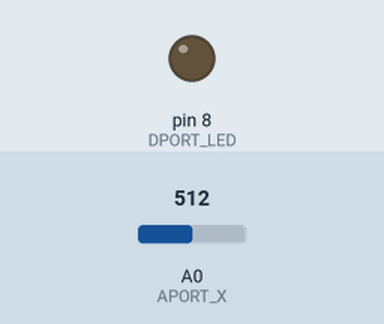
The sketch below on a simulated Arduino Uno, built with avr-gcc and run on an emulated ATmega328P. Shown: output pins drawn as LEDs (lit = HIGH). The test bench sets the inputs (shaded band); at power-on: A0 (APORT_X) = 512.

Above: at 0.1 s.
At 5.1 s:
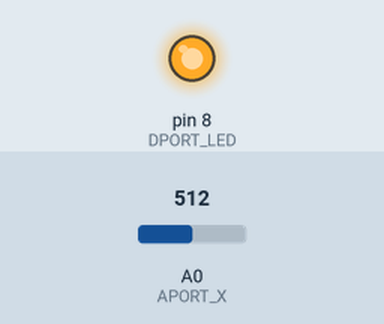
Timing chart, 0 to 6.6 s (numbered marks = the images above):
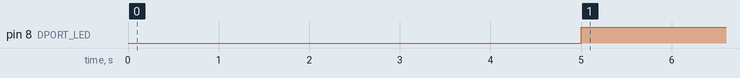

Measured:
- by itself, pin 8 (DPORT_LED): LOW → HIGH at 5.0 s

The sketch:

fio_test04_for62002_mini4kuLogger.ino
```cpp
#include <SoftwareSerial.h>
#define BYTE unsigned char

unsigned long t_next;
const unsigned long T = 1; //50ms
const int DPORT_RX = 4; //シリアル通信用 ポート
const int DPORT_TX = 3; //シリアル通信用 ポート
const int APORT_X = 0;
const int APORT_Y = 1;
const int APORT_Z = 2;
const int DPORT_LED = 8;
char sendText[256]; //シリアル通信で送る文字

SoftwareSerial mySerial(DPORT_RX, DPORT_TX);

boolean isInit = true;

void *my_memcpy(void * d1, const void * s1, int n)
{
  char *d;
  const char *s;

  s = (const char*)s1;
  d = (char*)d1;
  while(n--){
    *d++ = *s++;
  }
  return d1;
}

// メディアンフィルタ
BYTE medianFilter(BYTE* dat, BYTE size)
{
  //ソートする
  //	bubbleSort(dat,size);

  //	RB2 = 1;
  {
    BYTE i=0;
    BYTE j=0;
    BYTE t=0;
    BYTE k=0;
    for (i=0; i<size-1; i++){
      for(j=size-1; j>i; j--){
        if(dat[j]<dat[j-1]){
          t = dat[j];
          k = dat[j-1];
          //				dat[j] = dat[j-1];
          dat[j] = k;
          dat[j-1] = t;
        }
      }
    }
  }
  //	RB2 = 0;

  if (size%2 == 0){
    //データ数が偶数の時
    return (dat[size/2-1] + dat[size/2])>>1;
  }
  else{
    //データ数が奇数の時
    return dat[(size-1)/2];
  }
}

BYTE getAnalogData()
{
  //アナログポート読み込み
  int val = analogRead(APORT_X);
  return val>0xFF ? 0xFF : val;

  //  int ADCValue;
  //
  //  AD1CON1bits.SAMP = 0;  //AD変換開始
  //  while(!AD1CON1bits.DONE){
  //  };
  //  ADCValue = ADC1BUF0;
  //  AD1CON1bits.SAMP = 1;  //変換が終わったのでフラグ立てる
  //
  //  return ADCValue>=0xFF ? 0xFF : ADCValue&0x00FF;
}

// 閾値以下、または以上になるまで監視する。
// 引数：flg   閾値以下を見つける場合は０、閾値以上の場合は１
// 戻り値： 正常：１
//       タイムアウト：０
int detectPitch(BYTE flg, BYTE *buf, BYTE curInd)
{
  BYTE tmp[5];
  //	const BYTE shikii = 0x20;
  //	const BYTE shikii = 146;
//  const BYTE shikii = 253;
//  const BYTE shikii = 150;
  const BYTE shikii = 100;

  buf[0] = getAnalogData();
  buf[1] = getAnalogData();
  buf[2] = getAnalogData();
  buf[3] = getAnalogData();
  buf[4] = getAnalogData();

  while(1){
    //    if (flgLimit){
    //      //タイムアウトエラー
    //      return 0;
    //    }

    int newdat = getAnalogData();
    //		buf[curInd%5] = (BYTE)((newdat>>2)&0x00FF);
    buf[curInd%5] = (BYTE)(newdat);
    ++curInd;
    if (curInd == 5){
      curInd = 0;
    }
    my_memcpy(tmp,buf,5);
    BYTE median = medianFilter(tmp, 5);
    if (flg==0){
      if (median <= shikii){
        break;
      }
    }
    else{
      if (median > shikii){
        break;
      }
      //			rs_outbyte(0x99);
    }

  }

  return 1;
}

// タイヤ一回転の時間を測定する。
// 戻り値：時間 [μｓ]
unsigned long calRotUS()
//float calRotUS()
{
  BYTE buf[5];
  BYTE curInd = 0;

  /*
	//まずはバッファにデータを貯める
   	buf[0] = getAnalogData();
   	buf[1] = getAnalogData();
   	buf[2] = getAnalogData();
   	buf[3] = getAnalogData();
   	buf[4] = getAnalogData();
   */
  /*デバッグ用*/
  /*
	while(1){
   		//最初に印が無いところを探す。
   		detectPitch(0, buf, curInd);
   	}
   */

  //タイムリミット用のタイマーをセット
  //  initTimerForTimeLimit();

  //最初に印が無いところを探す。
  if(!detectPitch(0, buf, curInd)){
    //    closeTimerForTimeLimit();
    //    return timeLimitCnt*16;
    return -1;
  }

  //印が通過するのを待つ。
  if(!detectPitch(1, buf, curInd)){
    //    closeTimerForTimeLimit();
    //    return timeLimitCnt*16;
    return -1;
  }

  //タイマーセット
  //  initTimerForVelCnt();
  unsigned long tc0 = micros();

  //ちょっと待って見る。チャタリング対策。
  //  delay_ms(1);
  delay(1);

  //次に印が無いところを通過するのを探す。
  if(!detectPitch(0, buf, curInd)){
    //    closeTimerForVelCnt();
    //    closeTimerForTimeLimit();
    //    return timeLimitCnt*16;
    return -1;
  }

  //ちょっと待って見る。チャタリング対策。
  //  delay_ms(1);
  delay(1);

  //再び印が通過するのを待つ。
  if(!detectPitch(1, buf, curInd)){
    //    closeTimerForVelCnt();
    //    closeTimerForTimeLimit();
    //    return timeLimitCnt*16;
    return -1;
  }

  //タイマー読み込み
  //  unsigned long tmr = TMR4;
  //	int cnt = tmrCnt;
  unsigned long tc1 = micros();

  //タイマー停止
  //  closeTimerForVelCnt();
  //  closeTimerForTimeLimit();

  /*
	while(1){
   		DB_PORTB = 1;
   	}
   */
  //	float fs = 16; //16MIPS
  //	return tmr*64/fs;  //カウント数＊分周比/fs [μｓ]
  //	return tmr*4; //16MIPS, 分周比64なら、１カウント4μｓ
  //  return tmr*16; //16MIPS, 分周比256なら、１カウント16μｓ

  return tc1-tc0;
}


void setup()
{
  pinMode(DPORT_LED, OUTPUT);
  t_next = millis();
  mySerial.begin(9600);
  //  mySerial.begin(19200);
}


unsigned long cnt = 0;
unsigned long tc_old =  0;
unsigned long dts[5];

int flg = 0;

//unsigned long tc_old =  0;
//unsigned long dts[5];
unsigned long beforeTime = 0;


void loop()
{
  if (isInit){
    isInit = false;
    delay(5000);
    //LED点灯
    digitalWrite(DPORT_LED,HIGH);
  }else{

    // 一定間隔で送信
    //アナログポート読み込み
//    int val[] = {analogRead(APORT_X), analogRead(APORT_Y), analogRead(APORT_Z)};    // アナログピンを読み取る
//    int val[] = {analogRead(APORT_X), 0, 0};    // アナログピンを読み取る
//    int val[] = {0,0,0};    // アナログピンを読み取る
    unsigned long curTime = millis();
    if (curTime-beforeTime >= 50){
      // 50msに一回速度測定するようにする。
      // この閾値無しで測定すると、送信間隔が約15ms程度となり、Bluetoothでの送信処理が輻輳する。
      // なのでとりあえずこの間隔で。
      beforeTime = curTime;

      unsigned long dt = calRotUS();
      float vel = (0.03f*3.14159)/((float)(dt)/1000.f/1000.f)*3.6f;//km/h, 直径3cmと仮定

      memset(sendText, 0, sizeof(sendText));
      sprintf(sendText, "%ld,%ld,%d", curTime, dt, (int)(vel));
      mySerial.println(sendText);
      cnt++;

      flg = flg==1 ? 0 : 1;
      digitalWrite(DPORT_LED,flg==1?LOW:HIGH);

    }
  }
}
```
